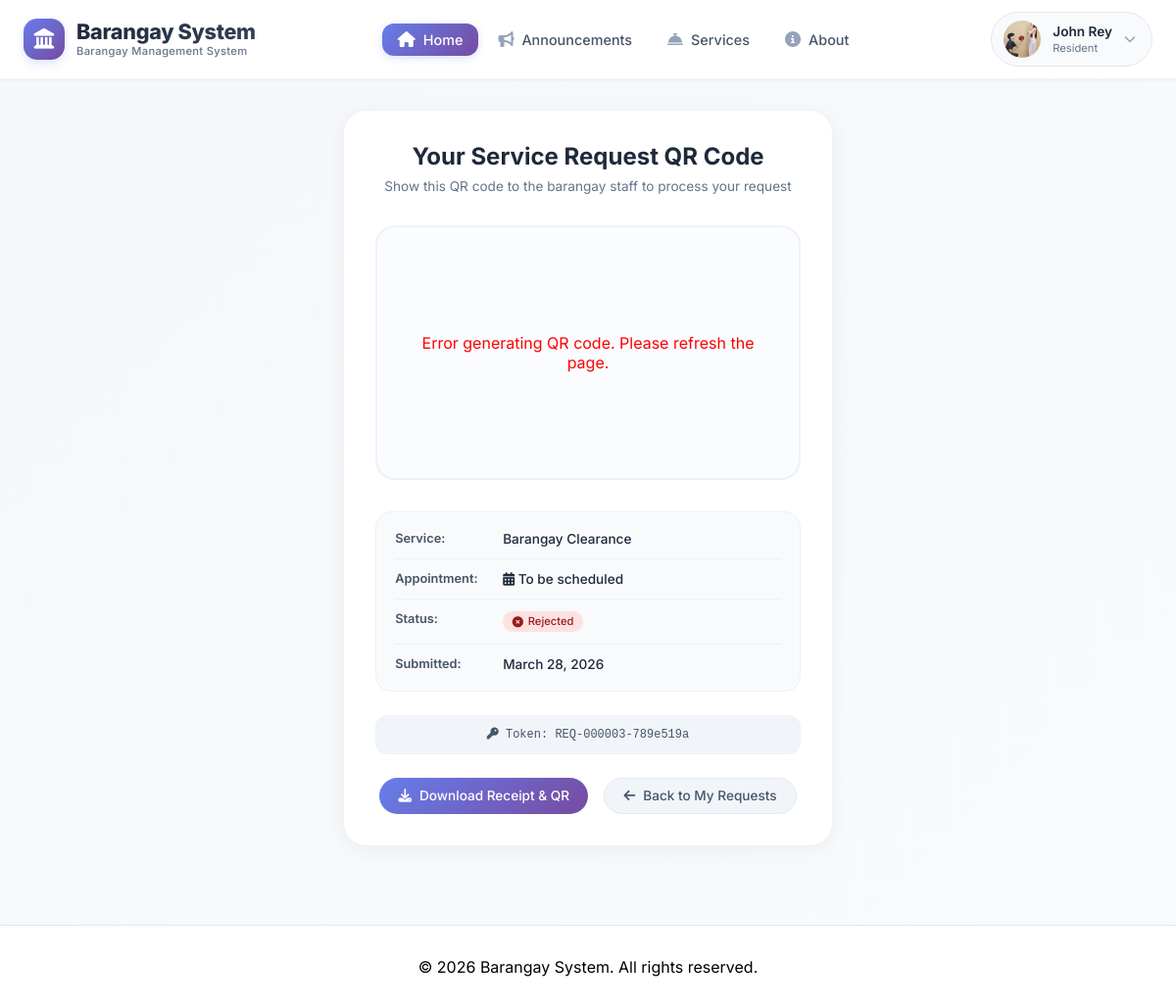
The app's page /resident/view_request_qr.php?id=3 (signed in) with its own data.
### tables this page shows
CREATE TABLE `users` (
  `id` int(11) NOT NULL,
  `username` varchar(50) NOT NULL,
  `email` varchar(100) NOT NULL,
  `profile_pic` varchar(255) DEFAULT NULL,
  `password` varchar(255) NOT NULL,
  `first_name` varchar(50) DEFAULT NULL,
  `last_name` varchar(50) DEFAULT NULL,
  `address` text DEFAULT NULL,
  `contact_number` varchar(20) DEFAULT NULL,
  `user_type` enum('resident','admin') DEFAULT 'resident',
  `is_online` tinyint(1) DEFAULT 0,
  `last_activity` timestamp NOT NULL DEFAULT current_timestamp() ON UPDATE current_timestamp(),
  `created_at` timestamp NOT NULL DEFAULT current_timestamp(),
  `is_verified` tinyint(1) DEFAULT 0,
  `status` varchar(20) DEFAULT 'active',
  `last_login` datetime DEFAULT NULL,
  `last_login_ip` varchar(45) DEFAULT NULL
);

CREATE TABLE `resident_requests` (
  `id` int(11) NOT NULL,
  `user_id` int(11) NOT NULL,
  `service_id` int(11) NOT NULL,
  `request_type` varchar(50) DEFAULT 'online',
  `details` text NOT NULL,
  `status` enum('pending','approved','rejected','completed') DEFAULT 'pending',
  `admin_remarks` text DEFAULT NULL,
  `qr_token` varchar(100) DEFAULT NULL,
  `request_date` timestamp NOT NULL DEFAULT current_timestamp(),
  `processed_date` timestamp NULL DEFAULT NULL,
  `processed_by` int(11) DEFAULT NULL
);

CREATE TABLE `services` (
  `id` int(11) NOT NULL,
  `service_name` varchar(100) NOT NULL,
  `description` text DEFAULT NULL,
  `requirements` text DEFAULT NULL,
  `processing_time` varchar(100) DEFAULT NULL,
  `fee` decimal(10,2) DEFAULT NULL,
  `is_active` tinyint(1) DEFAULT 1,
  `created_at` timestamp NOT NULL DEFAULT current_timestamp()
);

### resident/view_request_qr.php (the view, shortened to what this page needs)
<?php
$database = new Database();
$db = $database->getConnection();
$request_id = isset($_GET['id']) ? (int)$_GET['id'] : 0;
$query = "SELECT r.*, s.service_name, s.description, s.fee, s.requirements
          FROM resident_requests r
          JOIN services s ON r.service_id = s.id
          WHERE r.id = :id AND r.user_id = :user_id";
$stmt = $db->prepare($query);
$stmt->bindParam(':id', $request_id);
$stmt->bindParam(':user_id', $_SESSION['user_id']);
$stmt->execute();
$request = $stmt->fetch(PDO::FETCH_ASSOC);
$appointment_info = '';
if (!empty($request['preferred_date'])) {
    $appointment_info = date('F j, Y', strtotime($request['preferred_date']));
    if (!empty($request['preferred_time'])) {
        $appointment_info .= ' at ' . htmlspecialchars($request['preferred_time']);
    }
} elseif (!empty($request['preferred_day']) && !empty($request['preferred_time'])) {
    $appointment_info = htmlspecialchars($request['preferred_day']) . ' at ' . htmlspecialchars($request['preferred_time']);
} else {
    $appointment_info = 'To be scheduled';
}
include '../includes/header.php';
?>
<div class="qr-container">
    <h2 class="qr-title">Your Service Request QR Code</h2>
    <p class="qr-subtitle">Show this QR code to the barangay staff to process your request</p>
    <div id="qrcode" class="qr-code">
    </div>
    <div class="qr-details">
        <div class="detail-row">
            <span class="detail-label">Service:</span>
            <span class="detail-value"><?php echo htmlspecialchars($request['service_name']); ?></span>
        </div>
        <div class="detail-row">
            <span class="detail-label">Appointment:</span>
            <span class="detail-value">
                <i class="fas fa-calendar-alt"></i> <?php echo $appointment_info; ?>
            </span>
        </div>
        <div class="detail-row">
            <span class="detail-label">Status:</span>
            <span class="detail-value">
                <span class="status-badge status-<?php echo $request['status']; ?>">
                    <i class="fas fa-<?php
                        echo $request['status'] == 'pending' ? 'clock' :
                            ($request['status'] == 'approved' ? 'check-circle' :
                            ($request['status'] == 'rejected' ? 'times-circle' : 'check-double'));
                    ?>"></i>
                    <?php echo ucfirst($request['status']); ?>
                </span>
            </span>
        </div>
        <div class="detail-row">
            <span class="detail-label">Submitted:</span>
            <span class="detail-value"><?php echo date('F j, Y', strtotime($request['request_date'])); ?></span>
        </div>
    </div>
    <div class="qr-token">
        <i class="fas fa-key"></i> Token: <?php echo $request['qr_token']; ?>
    </div>
    <div class="action-buttons no-print">
        <button id="downloadQRBtn" class="btn btn-download">
            <i class="fas fa-download"></i> Download Receipt & QR
        </button>
        <a href="my_requests.php" class="btn btn-back">
            <i class="fas fa-arrow-left"></i> Back to My Requests
        </a>
    </div>
</div>
<?php include '../includes/footer.php'; ?>

### includes/header.php (shortened to what this page needs)
<?php
$barangay_name = "Barangay System";
$user_data = null;
if (isset($_SESSION['user_id'])) {
    try {
        $database = new Database();
        $db = $database->getConnection();
        $query = "SELECT id, username, first_name, last_name, email, profile_pic FROM users WHERE id = :user_id";
        $stmt = $db->prepare($query);
        $stmt->bindParam(':user_id', $_SESSION['user_id']);
        $stmt->execute();
        $user_data = $stmt->fetch(PDO::FETCH_ASSOC);
    } catch (Exception $e) {
    }
}
$current_page = $_GET['page'] ?? 'home';
?>
<!DOCTYPE html>
<html lang="en">
<head>
    <link rel="stylesheet" href="https://cdnjs.cloudflare.com/ajax/libs/font-awesome/6.4.0/css/all.min.css">
</head>
<body>
<nav class="modern-navbar" id="navbar">
    <div class="nav-container">
        <a href="/testweb/index.php?page=home" class="logo">
            <div class="logo-icon">
                <i class="fas fa-landmark"></i>
            </div>
            <div class="logo-text">
                <span class="logo-name"><?php echo htmlspecialchars($barangay_name); ?></span>
                <span class="logo-badge">Barangay Management System</span>
            </div>
        </a>
        <ul class="nav-links">
            <li><a href="/testweb/index.php?page=home" class="<?php echo $current_page == 'home' ? 'active' : ''; ?>">
                <i class="fas fa-home"></i> <span>Home</span>
            </a></li>
            <li><a href="/testweb/index.php?page=announcements" class="<?php echo $current_page == 'announcements' ? 'active' : ''; ?>">
                <i class="fas fa-bullhorn"></i> <span>Announcements</span>
            </a></li>
            <li><a href="/testweb/index.php?page=services" class="<?php echo $current_page == 'services' ? 'active' : ''; ?>">
                <i class="fas fa-concierge-bell"></i> <span>Services</span>
            </a></li>
            <li><a href="/testweb/index.php?page=about" class="<?php echo $current_page == 'about' ? 'active' : ''; ?>">
                <i class="fas fa-info-circle"></i> <span>About</span>
            </a></li>
        </ul>
        <div class="header-right">
            <?php if (isset($_SESSION['user_id'])): ?>
                <div class="dropdown" id="profileDropdown">
                    <button class="profile-btn" id="profileBtn" type="button" aria-label="Profile menu">
                        <div class="profile-avatar">
                            <?php if (isset($user_data['profile_pic']) && !empty($user_data['profile_pic'])): ?>
                                <img src="/testweb/uploads/profiles/<?php echo htmlspecialchars($user_data['profile_pic']); ?>" alt="Profile">
                            <?php else: ?>
                                <i class="fas fa-user"></i>
                            <?php endif; ?>
                        </div>
                        <div class="profile-info">
                            <div class="profile-name">
                                <?php
                                if (isset($user_data['first_name'])) {
                                    echo htmlspecialchars($user_data['first_name']);
                                } elseif (isset($_SESSION['user_name'])) {
                                    echo htmlspecialchars(explode(' ', $_SESSION['user_name'])[0]);
                                } else {
                                    echo 'Resident';
                                }
                                ?>
                            </div>
                            <div class="profile-role">Resident</div>
                        </div>
                        <i class="fas fa-chevron-down profile-arrow"></i>
                    </button>
                </div>
            <?php endif; ?>
        </div>
    </div>
</nav>

### includes/header.php (style rules this page uses)
* { margin: 0; padding: 0; box-sizing: border-box; }
body { font-family: 'Inter', -apple-system, BlinkMacSystemFont, 'Segoe UI', sans-serif; padding-top: 80px; background: linear-gradient(135deg, #f5f7fa 0%, #f8fafc 100%); min-height: 100vh; display: flex; flex-direction: column; }
.modern-navbar { background: rgba(255, 255, 255, 0.98); backdrop-filter: blur(10px); box-shadow: 0 1px 3px rgba(0, 0, 0, 0.05); position: fixed; top: 0; left: 0; right: 0; width: 100%; z-index: 10000; transition: all 0.3s cubic-bezier(0.4, 0, 0.2, 1); border-bottom: 1px solid rgba(0, 0, 0, 0.05); }
.nav-container { max-width: 1400px; margin: 0 auto; padding: 0 2rem; display: flex; justify-content: space-between; align-items: center; height: 80px; }
.logo { display: flex; align-items: center; gap: 12px; text-decoration: none; flex-shrink: 0; }
.logo-icon { width: 42px; height: 42px; background: linear-gradient(135deg, #667eea 0%, #764ba2 100%); border-radius: 14px; display: flex; align-items: center; justify-content: center; color: white; font-size: 1.3rem; transition: all 0.3s ease; box-shadow: 0 4px 10px rgba(102, 126, 234, 0.2); }
.logo-text { display: flex; flex-direction: column; line-height: 1.2; }
.logo-name { font-size: 1.35rem; font-weight: 800; background: linear-gradient(135deg, #1e293b 0%, #334155 100%); -webkit-background-clip: text; background-clip: text; color: transparent; text-decoration: none; letter-spacing: -0.3px; transition: all 0.3s; }
.logo-badge { font-size: 0.7rem; color: #64748b; font-weight: 500; letter-spacing: 0.3px; }
.nav-links { display: flex; gap: 0.25rem; list-style: none; align-items: center; margin: 0; padding: 0; }
.nav-links li { position: relative; list-style: none; }
.nav-links li a { display: flex; align-items: center; gap: 8px; padding: 0.6rem 1.1rem; color: #475569; text-decoration: none; font-weight: 500; font-size: 0.95rem; border-radius: 12px; transition: all 0.2s ease; cursor: pointer; }
.nav-links li a i { font-size: 1rem; color: #94a3b8; transition: all 0.2s; }
.nav-links li a.active { background: linear-gradient(135deg, #667eea 0%, #764ba2 100%); color: white; box-shadow: 0 2px 8px rgba(102, 126, 234, 0.25); }
.nav-links li a.active i { color: white; }
.profile-btn { display: flex; align-items: center; gap: 12px; padding: 0.5rem 1rem 0.5rem 0.75rem; background: #f8fafc; border: 1px solid #e2e8f0; border-radius: 100px; cursor: pointer; transition: all 0.2s ease; font-family: inherit; }
.profile-avatar { width: 38px; height: 38px; background: linear-gradient(135deg, #667eea 0%, #764ba2 100%); border-radius: 50%; display: flex; align-items: center; justify-content: center; color: white; font-weight: 600; font-size: 0.9rem; overflow: hidden; flex-shrink: 0; }
.profile-avatar img { width: 100%; height: 100%; object-fit: cover; }
.profile-info { text-align: left; }
.profile-name { font-weight: 600; color: #1e293b; font-size: 0.85rem; line-height: 1.3; }
.profile-role { font-size: 0.7rem; color: #64748b; }
.profile-arrow { color: #94a3b8; font-size: 0.75rem; transition: transform 0.2s; }
.dropdown { position: relative; }
.header-right { display: flex; align-items: center; gap: 1rem; }
@media (max-width: 1200px) { .nav-container { padding: 0 1.5rem; } }
@media (max-width: 1200px) { .nav-links li a { padding: 0.5rem 1rem; font-size: 0.9rem; } }
.dropdown-item, .mobile-nav-links li a, .nav-links li a, .btn-login, .btn-register, .logo, .profile-btn { cursor: pointer; -webkit-tap-highlight-color: transparent; }
button, a { touch-action: manipulation; }

### records on screen
users: profile_pic (picture), first_name "John Rey"
resident_requests: service.service_name "Barangay Clearance", status "Rejected", request_date "March 28, 2026", qr_token "REQ-000003-789e519a"

### other values on screen
$appointment_info "To be scheduled"
